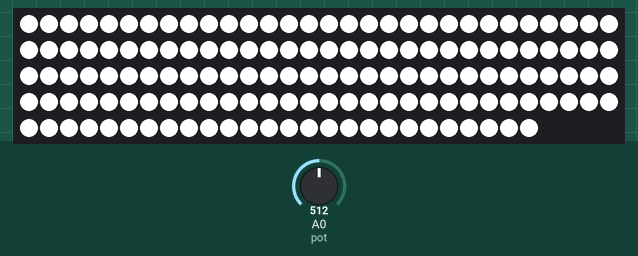
This sketch was run on a simulated Arduino Uno, built with avr-gcc and run on an emulated ATmega328P. On the bench: 146 RGB LEDs in strip order, left to right, continuing on the next row. The test bench sets the inputs (shaded band); at power-on: A0 (pot) = 512. What the sketch prints to the serial monitor is not drawn.

Above: at 1.1 s.
At 16.2 s:
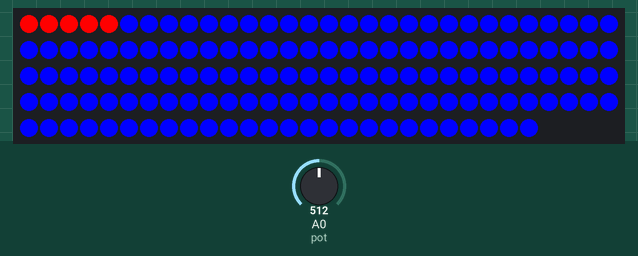
16.3 s: A0 (pot) set to 306
Timing chart, 0 to 19.3 s (numbered marks = the images above; inputs shaded):
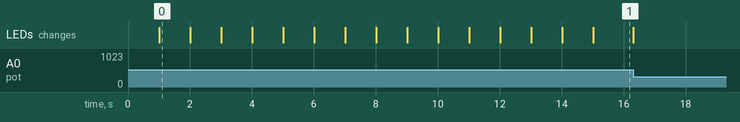

Measured:
- what the display in image 0 shows lasts 1.0 s, from 1.0 s to 2.0 s

The sketch:

TeeterTotter.ino
```cpp
#include <FastLED.h>

#define NUM_LEDS 146

#define DATA_PIN 13
#define CLOCK_PIN 11
#define WIDTH 10

#define BACKGROUND CRGB::Blue;
#define FOREGROUND CRGB::Red;

#define CALLIBRATION_DURATION_SECONDS 15

unsigned POT_LOW  = 1023;
unsigned POT_HIGH = 0;

CRGB leds[NUM_LEDS];

int pot = A0;
int rawpos = 0;
int pos = NUM_LEDS/2;

bool tickTock = LOW;

void strip_digitalWrite(bool val) {
  CRGB color = CRGB::Black;
  if (val) color = CRGB::White;
  for(unsigned i=0;i<NUM_LEDS;i++){
    leds[i] = color;
  }
  FastLED.show();
  return;
}

void tock() {
  tickTock = !tickTock;
  strip_digitalWrite(tickTock);
  return;
}

void callibrate() {
  int tick = 0;
  unsigned long last = millis();
  unsigned cal = 0;
  unsigned long current = 0;
  while (tick < CALLIBRATION_DURATION_SECONDS) {
    cal = analogRead(pot);
    if (cal < POT_LOW) POT_LOW = cal;
    if (cal > POT_HIGH) POT_HIGH = cal;
    current = millis();
    if ((current - last) > 1000) {
      tick++;
      tock();
      last = current;
    }
  }
  return;
}

void setup() {
  FastLED.addLeds<APA102, DATA_PIN, CLOCK_PIN, BGR>(leds, NUM_LEDS);
  Serial.begin(115200);
  callibrate();

}

void loop() {
  rawpos = analogRead(pot);
  Serial.println(rawpos);
  pos = map(rawpos, POT_LOW, POT_HIGH, 0, NUM_LEDS - 1);

  int lower = pos - (WIDTH/2);
  if (lower < 0) {
    lower = 0;
  }
  int upper = pos + (WIDTH/2);
  if (upper > NUM_LEDS) {
    upper = NUM_LEDS-1;
  }
  for (int i=0;i<NUM_LEDS; i++) {
    if ((i >= lower) && (i <= upper)) {
      leds[i] = FOREGROUND;
    }
    else {
      leds[i] = BACKGROUND;
    }
  }
  FastLED.show();


}
```
